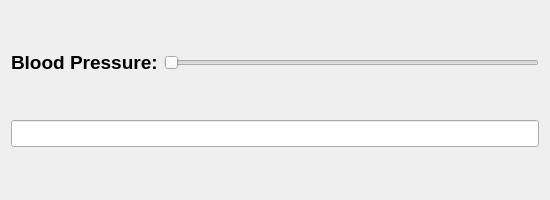
<?xml version="1.0" encoding="UTF-8"?>
<ui version="4.0">
 <class>Form</class>
 <widget class="QWidget" name="Form">
  <property name="geometry">
   <rect>
    <x>0</x>
    <y>0</y>
    <width>550</width>
    <height>200</height>
   </rect>
  </property>
  <property name="windowTitle">
   <string>Form</string>
  </property>
  <layout class="QVBoxLayout" name="verticalLayout">
   <item>
    <layout class="QHBoxLayout" name="horizontalLayout">
     <item>
      <widget class="QLabel" name="label">
       <property name="font">
        <font>
         <pointsize>14</pointsize>
         <bold>true</bold>
        </font>
       </property>
       <property name="text">
        <string>Blood Pressure:</string>
       </property>
      </widget>
     </item>
     <item>
      <widget class="QSlider" name="horizontalSlider">
       <property name="orientation">
        <enum>Qt::Horizontal</enum>
       </property>
      </widget>
     </item>
    </layout>
   </item>
   <item>
    <widget class="QLineEdit" name="lineEdit">
     <property name="font">
      <font>
       <pointsize>12</pointsize>
      </font>
     </property>
    </widget>
   </item>
  </layout>
 </widget>
 <resources/>
 <connections/>
</ui>
